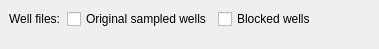
            <widget class="QWidget" name="wellPage_3">
             <property name="geometry">
              <rect>
               <x>0</x>
               <y>0</y>
               <width>379</width>
               <height>49</height>
              </rect>
             </property>
             <attribute name="label">
              <string>Well output</string>
             </attribute>
             <layout class="QGridLayout" name="_40">
              <property name="margin">
               <number>9</number>
              </property>
              <property name="spacing">
               <number>6</number>
              </property>
              <item row="0" column="1">
               <layout class="QHBoxLayout" name="_41">
                <property name="spacing">
                 <number>6</number>
                </property>
                <property name="margin">
                 <number>0</number>
                </property>
                <item>
                 <widget class="QCheckBox" name="oWellCheckBox">
                  <property name="toolTip">
                   <string>Following original sampling density</string>
                  </property>
                  <property name="text">
                   <string>Original sampled wells</string>
                  </property>
                 </widget>
                </item>
                <item>
                 <widget class="QCheckBox" name="oBlockedWellCheckBox">
                  <property name="toolTip">
                   <string>Sampled to internal grid resolution</string>
                  </property>
                  <property name="text">
                   <string>Blocked wells</string>
                  </property>
                 </widget>
                </item>
                <item>
                 <spacer>
                  <property name="orientation">
                   <enum>Qt::Horizontal</enum>
                  </property>
                  <property name="sizeHint" stdset="0">
                   <size>
                    <width>40</width>
                    <height>20</height>
                   </size>
                  </property>
                 </spacer>
                </item>
               </layout>
              </item>
              <item row="0" column="0">
               <widget class="QLabel" name="oWellFileLabel">
                <property name="toolTip">
                 <string>&lt;qt&gt;Which wells should be in the output?</string>
                </property>
                <property name="text">
                 <string>Well files:</string>
                </property>
               </widget>
              </item>
              <item row="1" column="1">
               <spacer>
                <property name="orientation">
                 <enum>Qt::Vertical</enum>
                </property>
                <property name="sizeHint" stdset="0">
                 <size>
                  <width>20</width>
                  <height>40</height>
                 </size>
                </property>
               </spacer>
              </item>
             </layout>
            </widget>
